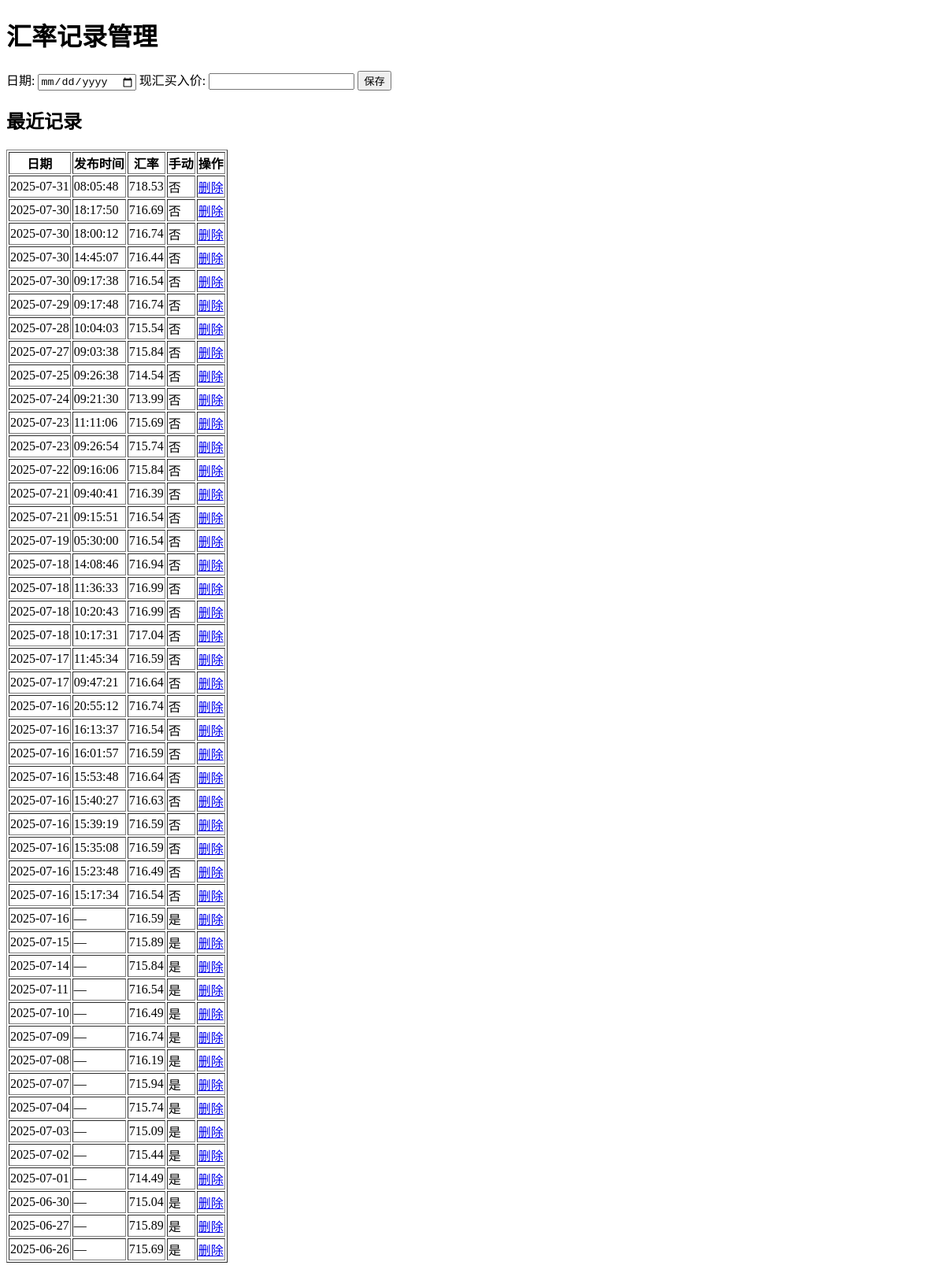
/admin, run on an earlier commit of the app's database.
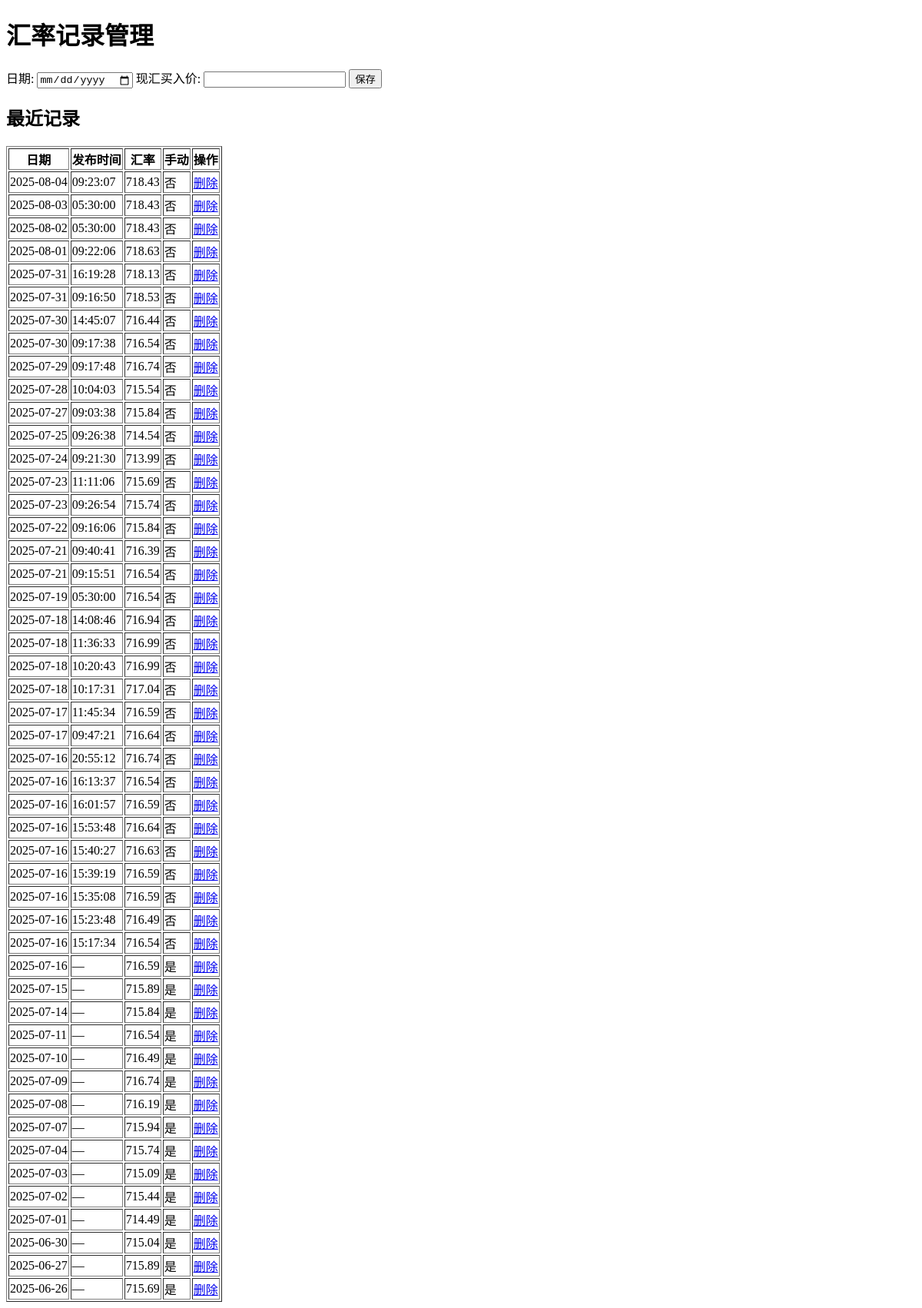
And on a later commit of the database.
### tables this page shows
CREATE TABLE rates (
    id INTEGER PRIMARY KEY AUTOINCREMENT,
    date TEXT,
    pub_time TEXT,
    rate REAL,
    manual_flag INTEGER DEFAULT 0
);

### app.py (the view)
@app.route('/admin', methods=['GET'])
def admin():
    conn = sqlite3.connect(app.config['DB_PATH'])
    c = conn.cursor()
    c.execute('SELECT id, date, pub_time, rate, manual_flag FROM rates ORDER BY date DESC, pub_time DESC')
    rows = c.fetchall()
    conn.close()
    return render_template('admin.html', rows=rows)

### templates/admin.html
<!DOCTYPE html>
<html lang="zh-CN">
<head><meta charset="UTF-8"><title>后台管理</title></head>
<body>
  <h1>汇率记录管理</h1>
  <form method="post">
    日期: <input type="date" name="date" required>
    现汇买入价: <input type="number" step="0.0001" name="rate" required>
    <button>保存</button>
  </form>
  <h2>最近记录</h2>
  <table border="1">
    <tr><th>日期</th><th>发布时间</th><th>汇率</th><th>手动</th><th>操作</th></tr>
    {% for id,d,pt,r,m in rows %}
    <tr>
      <td>{{ d }}</td>
      <td>{{ pt if pt else '—' }}</td>
      <td>{{ r }}</td>
      <td>{{ '是' if m else '否' }}</td>
      <td><a href="/admin/delete/{{ id }}" onclick="return confirm('确认删除?')">删除</a></td>
    </tr>
    {% endfor %}
  </table>
</body>
</html>

What changed in the data, as far as the page shows it:
added rates: date "2025-08-04", pub_time "09:23:07", rate "718.43", manual_flag "否"
added rates: date "2025-08-03", pub_time "05:30:00", rate "718.43", manual_flag "否"
added rates: date "2025-08-02", pub_time "05:30:00", rate "718.43", manual_flag "否"
changed rates (number 4 of 49 on the later page): date "2025-07-31" → "2025-08-01"; pub_time "08:05:48" → "09:22:06"; rate "718.53" → "718.63"
changed rates (number 5 of 49 on the later page): date "2025-07-30" → "2025-07-31"; pub_time "18:17:50" → "16:19:28"; rate "716.69" → "718.13"
changed rates (number 6 of 49 on the later page): date "2025-07-30" → "2025-07-31"; pub_time "18:00:12" → "09:16:50"; rate "716.74" → "718.53"
